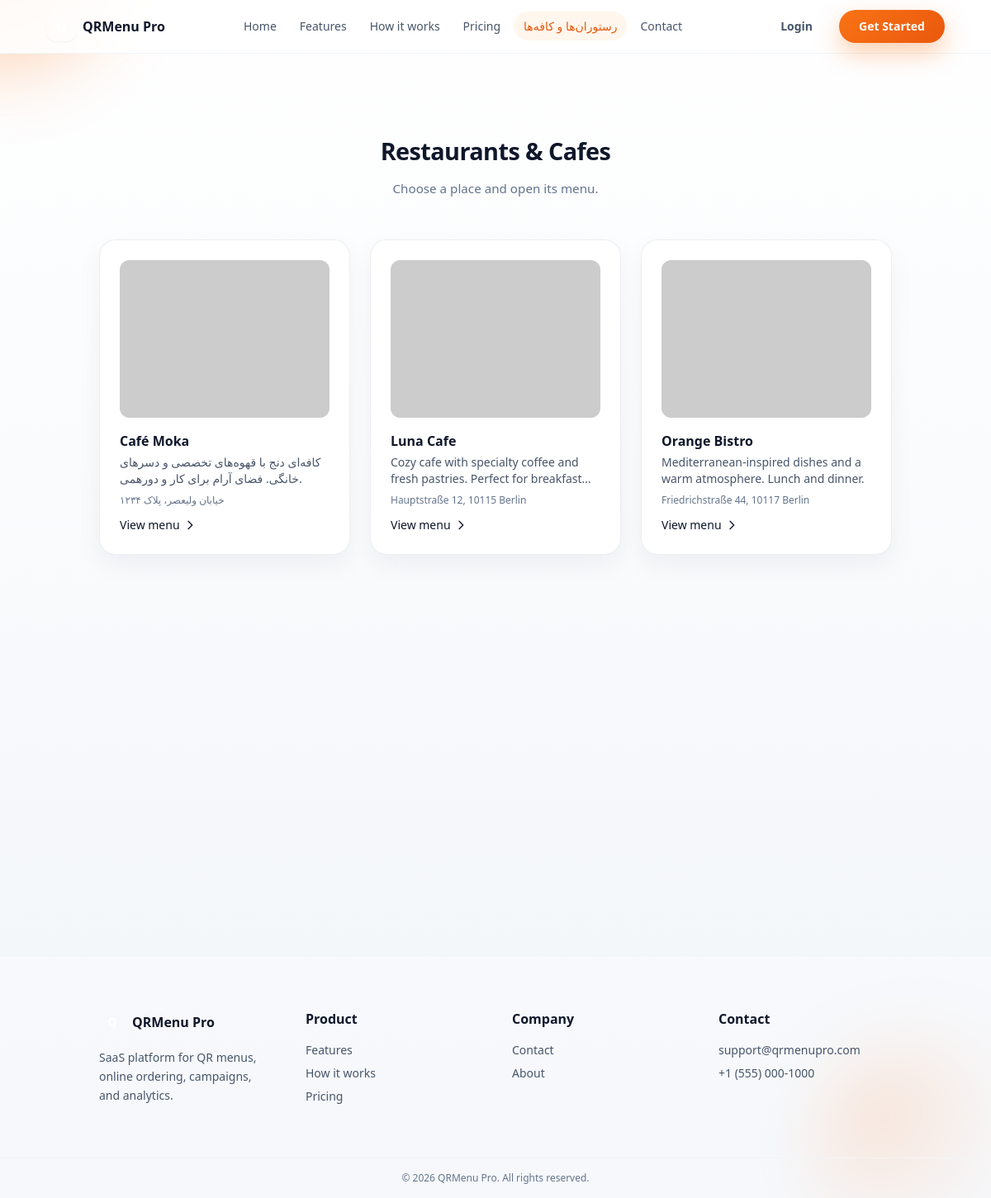
The page /restaurants/ on the database its author committed.
### business_menu/models.py (models this page shows, shortened)
class Restaurant(models.Model):
    admin = models.OneToOneField(
        BusinessAdmin,
        on_delete=models.CASCADE,
        related_name="restaurant",
        help_text="Admin of this restaurant (one admin = one restaurant)"
    )
    name = models.CharField(max_length=200, help_text="Restaurant/cafe name")
    description = models.TextField(blank=True, help_text="Restaurant description")
    address = models.TextField(blank=True, help_text="Restaurant address")
    phone = models.CharField(max_length=32, blank=True, help_text="Restaurant phone number")
    is_active = models.BooleanField(default=True, help_text="Active/Inactive status")
    created_at = models.DateTimeField(auto_now_add=True)
    updated_at = models.DateTimeField(auto_now=True)
    class Meta:
        verbose_name = "Restaurant"
        verbose_name_plural = "Restaurants"
        ordering = ['-created_at']

### core/views.py (the view)
# urls.py: path("restaurants/", views.restaurants_list, name="restaurants_list"),
def restaurants_list(request):
    restaurants = Restaurant.objects.filter(is_active=True).order_by("name")
    return render(request, "pages/restaurants_list.html", {"restaurants": restaurants})

### config/context_processors.py (called while the page is built)
def firebase_settings(request):
    return {
        "FIREBASE_PUBLIC_CONFIG": getattr(settings, "FIREBASE_CONFIG", {}),
        "VAPID_PUBLIC_KEY": getattr(settings, "VAPID_PUBLIC_KEY", ""),
    }

### core/context_processors.py (called while the page is built)
def navigation_context(request):
    return {
        "public_nav_links": [
            {"label": "Features", "href": "/features/", "path_prefix": "/features"},
            {"label": "How it works", "href": "/how-it-works/", "path_prefix": "/how-it-works"},
            {"label": "Pricing", "href": "/pricing/", "path_prefix": "/pricing"},
            {"label": "Contact", "href": "/contact/", "path_prefix": "/contact"},
        ],
        "panel_nav_links": [
            {"label": "Dashboard", "url_name": "panel_dashboard"},
            {"label": "Menu Items", "url_name": "panel_menu_items"},
            {"label": "Categories", "url_name": "panel_categories"},
            {"label": "Campaigns", "url_name": "panel_campaigns"},
            {"label": "Settings", "url_name": "panel_settings"},
        ],
    }

def theme(request):
    return {
        "theme": {
            "brand_name": "QRMenu Pro",
        }
    }

### templates/pages/restaurants_list.html (shortened to what this page needs)
{% extends "base.html" %}
{% block content %}
<section class="py-12 md:py-16 lg:py-20">
  <div class="container mx-auto px-4 sm:px-6 lg:px-8">
    <header class="mx-auto max-w-3xl text-center">
      <h1 class="section-title">Restaurants & Cafes</h1>
      <p class="section-subtitle mt-3">Choose a place and open its menu.</p>
    </header>
    {% if not restaurants %}
      <div class="mt-12 rounded-2xl border border-slate-200 bg-slate-50 p-12 text-center">
        <p class="text-slate-600">No restaurants yet. Check back later.</p>
        <a href="{% url 'landing' %}" class="mt-4 inline-block text-primary-600 font-medium hover:underline">Back to home</a>
      </div>
    {% else %}
      <div class="mt-12 grid gap-6 sm:grid-cols-2 lg:grid-cols-3">
        {% for r in restaurants %}
          <a href="{% url 'restaurant_menu' r.id %}" class="card-soft group block transition-all duration-300 hover:-translate-y-0.5 hover:shadow-card-hover" data-reveal>
            <div class="aspect-[4/3] overflow-hidden rounded-xl bg-slate-200">
              <img
                src="https://picsum.photos/seed/restaurant-{{ r.id }}/640/480"
                alt="{{ r.name }}"
                class="h-full w-full object-cover transition duration-300 group-hover:scale-105"
                loading="lazy"
              />
            </div>
            <div class="mt-4">
              <h2 class="font-semibold text-slate-900">{{ r.name }}</h2>
              {% if r.description %}
                <p class="mt-1 line-clamp-2 text-sm text-slate-600">{{ r.description }}</p>
              {% endif %}
              {% if r.address %}
                <p class="mt-2 text-xs text-slate-500">{{ r.address }}</p>
              {% endif %}
              <span class="mt-3 inline-flex items-center gap-1 text-sm font-medium text-primary-600 group-hover:underline">
                View menu
                <svg class="h-4 w-4" fill="none" stroke="currentColor" viewBox="0 0 24 24"><path stroke-linecap="round" stroke-linejoin="round" stroke-width="2" d="M9 5l7 7-7 7"/></svg>
              </span>
            </div>
          </a>
        {% endfor %}
      </div>
    {% endif %}
  </div>
</section>
{% endblock %}

### static/css/app.css (style rules this page uses)
:root { --qr-primary-50: #fff7ed; --qr-primary-100: #ffedd5; --qr-primary-200: #fed7aa; --qr-primary: #f97316; --qr-primary-600: #ea580c; --qr-primary-700: #c2410c; --qr-surface: #f8fafc; --qr-surface-elevated: #ffffff; --qr-surface-muted: #f9fafb; --qr-border-subtle: #e2e8f0; --qr-text-main: #0f172a; --qr-text-muted: #64748b; }
body { background-color: var(--qr-surface); color: var(--qr-text-main); font-family: system-ui, -apple-system, BlinkMacSystemFont, "Segoe UI", sans-serif; }
.card-soft { border-radius: 1.25rem; background-color: var(--qr-surface-elevated); border: 1px solid rgba(148, 163, 184, 0.18); padding: 1.5rem; box-shadow: 0 12px 30px rgba(15, 23, 42, 0.05); transition: transform 0.25s ease-out, box-shadow 0.25s ease-out, border-color 0.25s ease-out; }
[data-reveal] { opacity: 0; transform: translateY(18px); filter: blur(6px); transition: opacity 0.7s ease-out, transform 0.7s ease-out, filter 0.7s ease-out; }
[data-reveal].is-visible { opacity: 1; transform: translateY(0); filter: blur(0); }
.section-title { font-size: clamp(1.5rem, 1.2rem + 0.8vw, 2.25rem); font-weight: 700; letter-spacing: -0.02em; color: #0f172a; }
.section-subtitle { font-size: 0.95rem; line-height: 1.7; color: #64748b; }

### rows shown on the page
Restaurant: name "Café Moka", description "کافه‌ای دنج با قهوه‌های تخصصی و دسرهای خانگی. فضای آرام برای کار و دورهمی.", address "خیابان ولیعصر، پلاک ۱۲۳۴"
Restaurant: name "Luna Cafe", description "Cozy cafe with specialty coffee and fresh pastries. Perfect for…", address "Hauptstraße 12, 10115 Berlin"
Restaurant: name "Orange Bistro", description "Mediterranean-inspired dishes and a warm atmosphere. Lunch and dinner.", address "Friedrichstraße 44, 10117 Berlin"

### other values the page prints
{{ theme.brand_name }} "QRMenu Pro"
